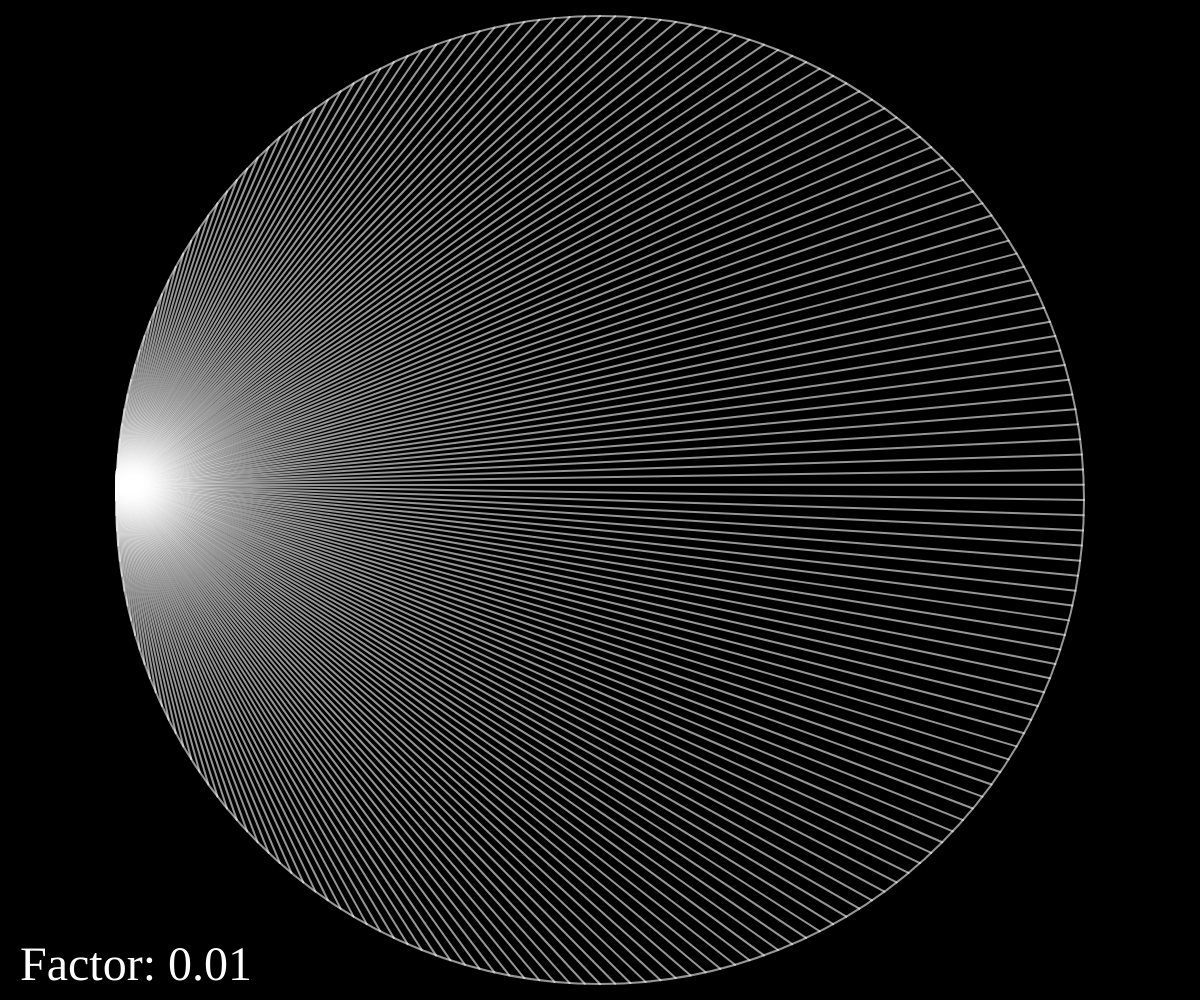
Frame 1 (no input)
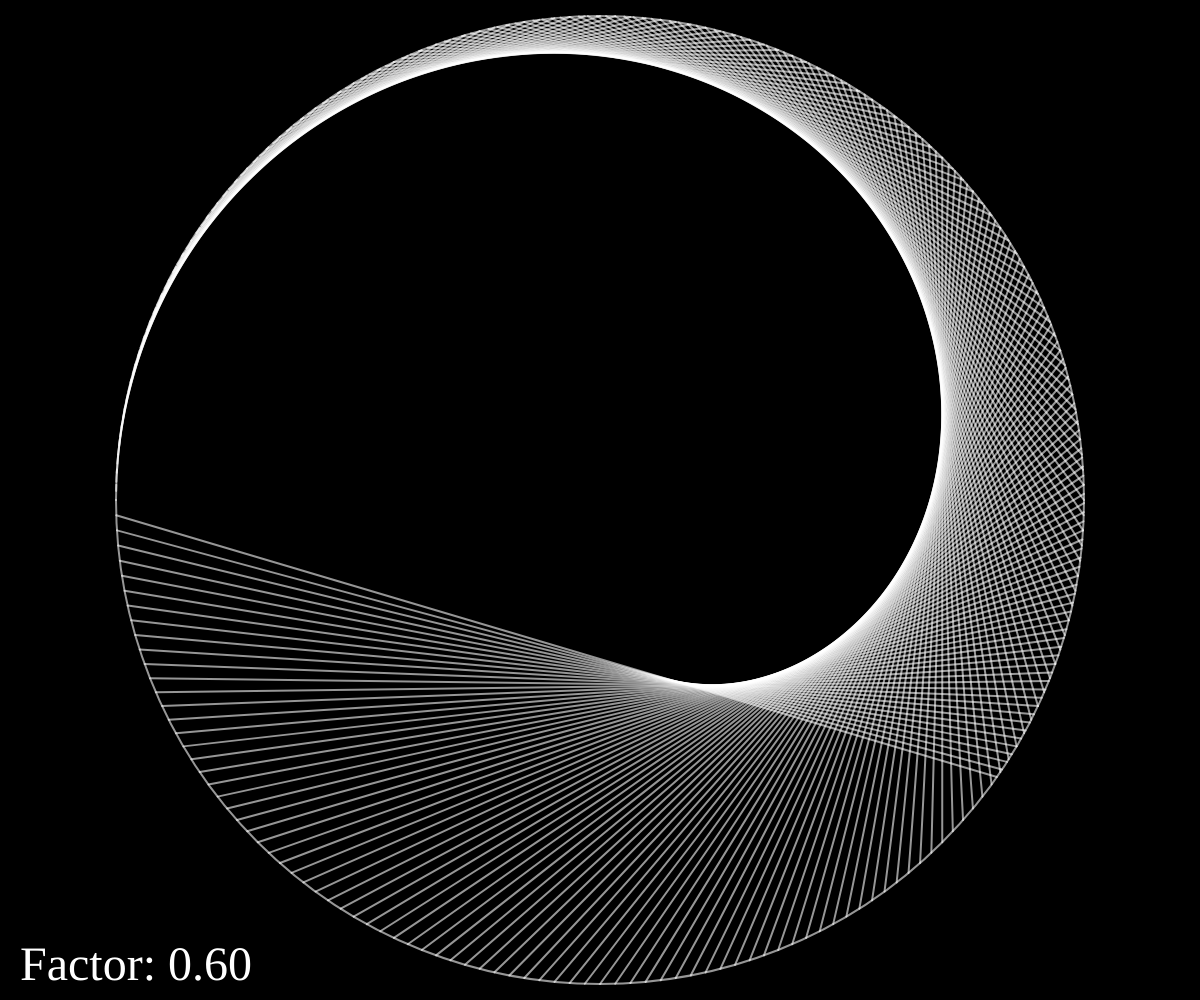
Frame 60 (no input)
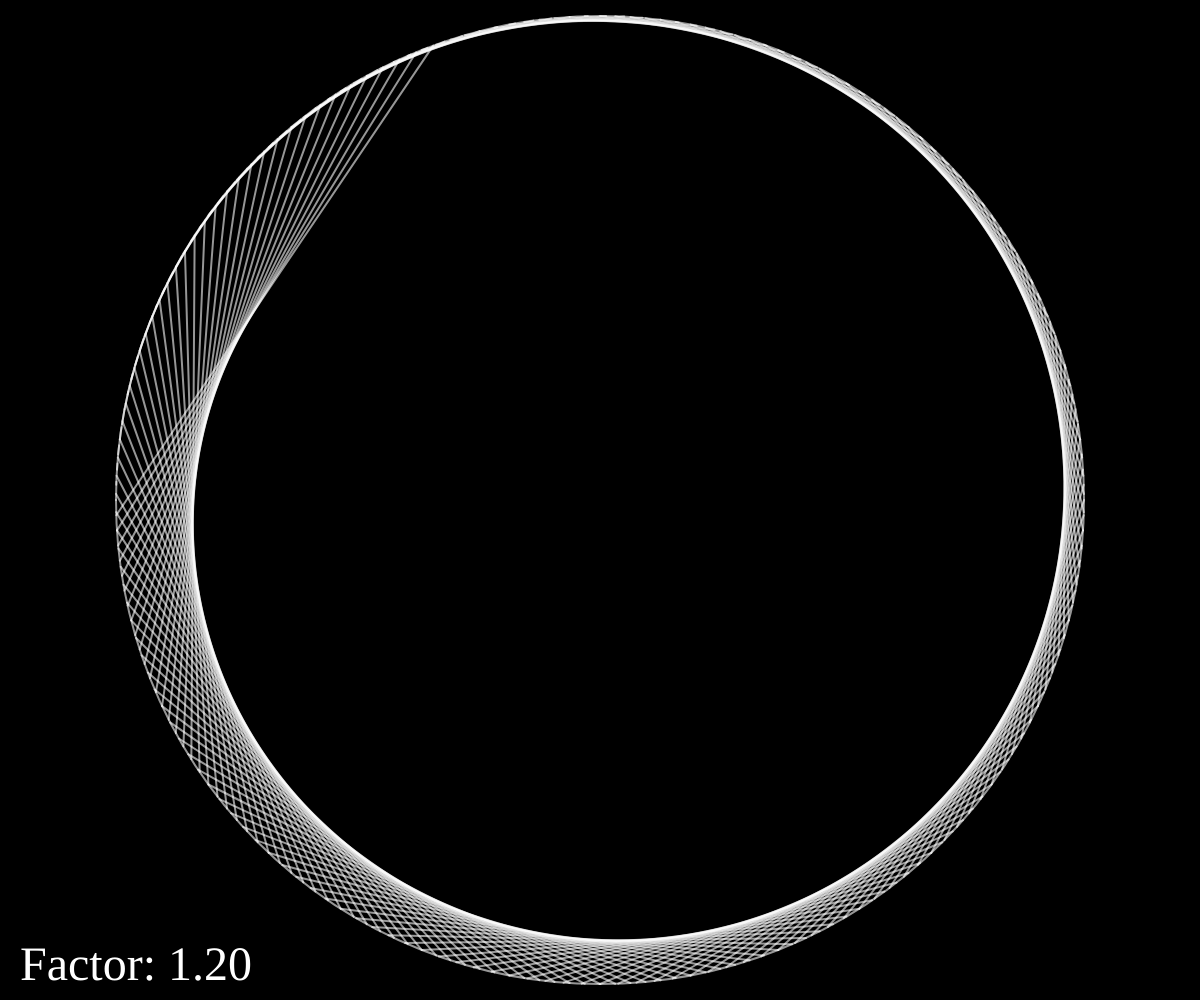
Frame 120 (the mouse pressed at the canvas centre since frame 60)

The p5.js sketch that drew these frames (run headless with seeded random() and noise() and a simulated clock; from frame 60 on, the mouse is pressed at the canvas centre):

// p5.js sketch
// ── sketch.js
let r;
let factor = 0;

function setup() {
  createCanvas(windowWidth, windowHeight);
  r = height / 2 - 16;
  textSize(48);
  textFont('ariel');
}

function getVector(index, total) {
  const angle = map(index % total, 0, total, 0, TWO_PI);
  const v = p5.Vector.fromAngle(angle + PI);
  v.mult(r);
  return v;
}

function draw() {
  background(0);
  const total = 200;
  factor += 0.01;
  let print = "Factor: " + parseFloat(Math.round(factor * 100) / 100).toFixed(2);
  fill(255);
  noStroke();
  text(print, 20, height - 20);
  translate(width / 2, height / 2);
  stroke(255, 150);
  strokeWeight(2);
  noFill();
  ellipse(0, 0, r * 2);

  strokeWeight(2);
  for (let i = 0; i < total; i++) {
    const a = getVector(i, total);
    const b = getVector(i * factor, total);
    line(a.x, a.y, b.x, b.y);
  }
}
